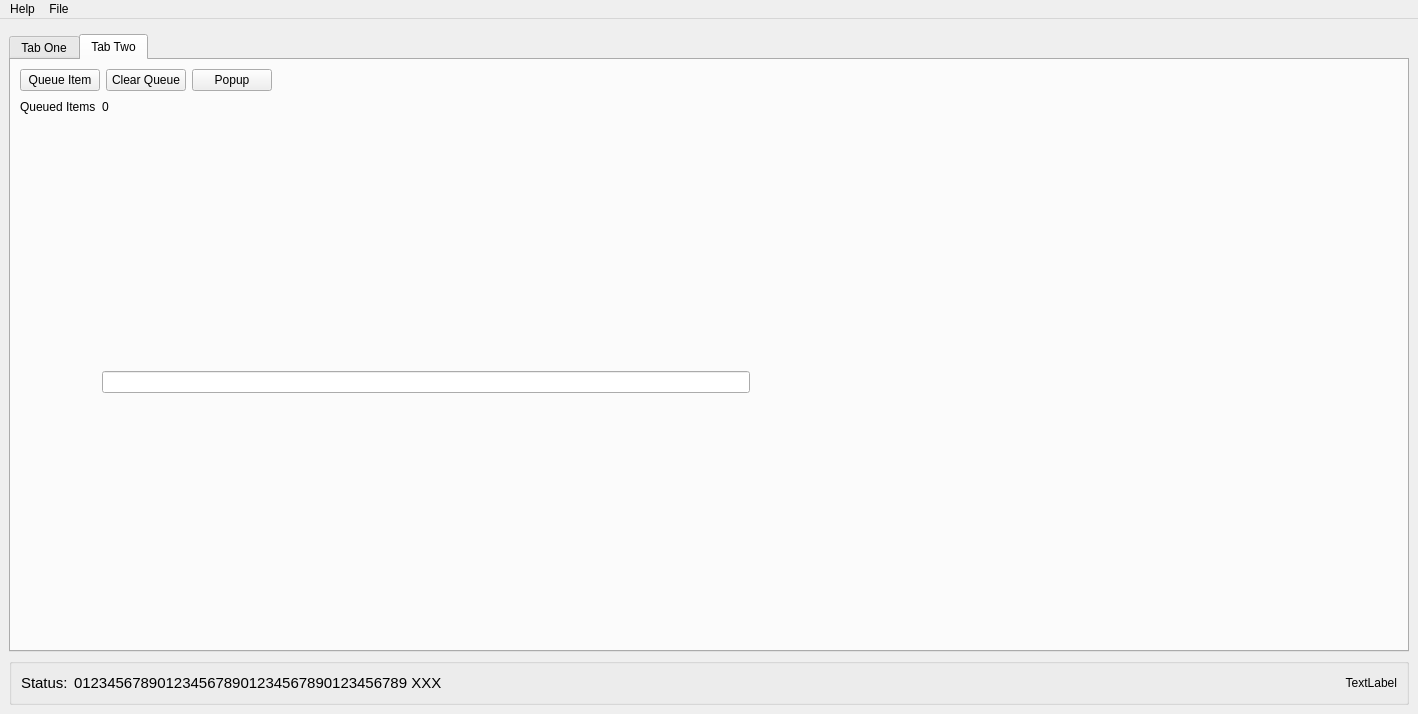
<?xml version="1.0" encoding="UTF-8"?>
<ui version="4.0">
 <class>MainWindow</class>
 <widget class="QMainWindow" name="MainWindow">
  <property name="geometry">
   <rect>
    <x>0</x>
    <y>0</y>
    <width>1418</width>
    <height>714</height>
   </rect>
  </property>
  <property name="windowTitle">
   <string>MainWindow</string>
  </property>
  <widget class="QWidget" name="centralwidget">
   <layout class="QVBoxLayout" name="verticalLayout_2">
    <item>
     <layout class="QVBoxLayout" name="verticalLayout_base">
      <property name="spacing">
       <number>0</number>
      </property>
      <property name="sizeConstraint">
       <enum>QLayout::SetDefaultConstraint</enum>
      </property>
      <item>
       <layout class="QHBoxLayout" name="horizontalLayout_bottom">
        <property name="spacing">
         <number>6</number>
        </property>
        <property name="topMargin">
         <number>6</number>
        </property>
        <item>
         <widget class="QTabWidget" name="tabWidget">
          <property name="currentIndex">
           <number>1</number>
          </property>
          <widget class="QWidget" name="tab_1">
           <attribute name="title">
            <string>Tab One</string>
           </attribute>
           <layout class="QVBoxLayout" name="verticalLayout_3">
            <item>
             <layout class="QVBoxLayout" name="verticalLayout">
              <item>
               <widget class="QGraphicsView" name="graphicsView"/>
              </item>
              <item>
               <widget class="QGroupBox" name="groupBox_example">
                <property name="title">
                 <string>GroupBox</string>
                </property>
                <layout class="QGridLayout" name="gridLayout_3">
                 <item row="0" column="0">
                  <layout class="QGridLayout" name="gridLayout_2">
                   <item row="0" column="0">
                    <widget class="QLabel" name="label_1">
                     <property name="text">
                      <string>X Pixel:</string>
                     </property>
                    </widget>
                   </item>
                   <item row="0" column="3">
                    <widget class="QLabel" name="label_pixel_y">
                     <property name="minimumSize">
                      <size>
                       <width>100</width>
                       <height>20</height>
                      </size>
                     </property>
                     <property name="text">
                      <string/>
                     </property>
                    </widget>
                   </item>
                   <item row="0" column="2">
                    <widget class="QLabel" name="label_2">
                     <property name="text">
                      <string>Y Pixel:</string>
                     </property>
                    </widget>
                   </item>
                   <item row="0" column="1">
                    <widget class="QLabel" name="label_pixel_x">
                     <property name="minimumSize">
                      <size>
                       <width>100</width>
                       <height>20</height>
                      </size>
                     </property>
                     <property name="text">
                      <string/>
                     </property>
                    </widget>
                   </item>
                   <item row="0" column="4">
                    <spacer name="horizontalSpacer">
                     <property name="orientation">
                      <enum>Qt::Horizontal</enum>
                     </property>
                     <property name="sizeHint" stdset="0">
                      <size>
                       <width>40</width>
                       <height>20</height>
                      </size>
                     </property>
                    </spacer>
                   </item>
                  </layout>
                 </item>
                </layout>
               </widget>
              </item>
             </layout>
            </item>
           </layout>
          </widget>
          <widget class="QWidget" name="tab_2">
           <attribute name="title">
            <string>Tab Two</string>
           </attribute>
           <layout class="QVBoxLayout" name="verticalLayout_5">
            <item>
             <layout class="QVBoxLayout" name="verticalLayout_4">
              <item>
               <layout class="QGridLayout" name="gridLayout">
                <item row="0" column="3">
                 <spacer name="horizontalSpacer_3">
                  <property name="orientation">
                   <enum>Qt::Horizontal</enum>
                  </property>
                  <property name="sizeHint" stdset="0">
                   <size>
                    <width>40</width>
                    <height>20</height>
                   </size>
                  </property>
                 </spacer>
                </item>
                <item row="0" column="1">
                 <widget class="QPushButton" name="pushButton_2">
                  <property name="text">
                   <string>Clear Queue</string>
                  </property>
                 </widget>
                </item>
                <item row="0" column="0">
                 <widget class="QPushButton" name="pushButton_1">
                  <property name="text">
                   <string>Queue Item</string>
                  </property>
                 </widget>
                </item>
                <item row="0" column="2">
                 <widget class="QPushButton" name="pushButton_popup">
                  <property name="text">
                   <string>Popup</string>
                  </property>
                 </widget>
                </item>
               </layout>
              </item>
             </layout>
            </item>
            <item>
             <layout class="QGridLayout" name="gridLayout_4">
              <item row="0" column="0">
               <widget class="QLabel" name="label">
                <property name="text">
                 <string>Queued Items</string>
                </property>
               </widget>
              </item>
              <item row="1" column="0">
               <spacer name="verticalSpacer">
                <property name="orientation">
                 <enum>Qt::Vertical</enum>
                </property>
                <property name="sizeHint" stdset="0">
                 <size>
                  <width>20</width>
                  <height>40</height>
                 </size>
                </property>
               </spacer>
              </item>
              <item row="0" column="1">
               <widget class="QLabel" name="label_queue_size">
                <property name="minimumSize">
                 <size>
                  <width>100</width>
                  <height>20</height>
                 </size>
                </property>
                <property name="text">
                 <string>0</string>
                </property>
               </widget>
              </item>
              <item row="0" column="2">
               <spacer name="horizontalSpacer_2">
                <property name="orientation">
                 <enum>Qt::Horizontal</enum>
                </property>
                <property name="sizeHint" stdset="0">
                 <size>
                  <width>40</width>
                  <height>20</height>
                 </size>
                </property>
               </spacer>
              </item>
              <item row="1" column="1">
               <widget class="QLineEdit" name="lineEdit_example"/>
              </item>
             </layout>
            </item>
           </layout>
          </widget>
         </widget>
        </item>
       </layout>
      </item>
      <item>
       <layout class="QHBoxLayout" name="horizontalLayout">
        <property name="topMargin">
         <number>6</number>
        </property>
        <item>
         <widget class="QGroupBox" name="groupBox_statusBar">
          <property name="title">
           <string/>
          </property>
          <layout class="QGridLayout" name="gridLayout_15">
           <item row="0" column="0">
            <layout class="QGridLayout" name="gridLayout_14">
             <item row="0" column="9">
              <widget class="QLabel" name="label_system_time">
               <property name="minimumSize">
                <size>
                 <width>250</width>
                 <height>0</height>
                </size>
               </property>
               <property name="maximumSize">
                <size>
                 <width>250</width>
                 <height>16777215</height>
                </size>
               </property>
               <property name="text">
                <string>TextLabel</string>
               </property>
               <property name="alignment">
                <set>Qt::AlignRight|Qt::AlignTrailing|Qt::AlignVCenter</set>
               </property>
              </widget>
             </item>
             <item row="0" column="8">
              <spacer name="horizontalSpacer_5">
               <property name="orientation">
                <enum>Qt::Horizontal</enum>
               </property>
               <property name="sizeHint" stdset="0">
                <size>
                 <width>40</width>
                 <height>20</height>
                </size>
               </property>
              </spacer>
             </item>
             <item row="0" column="0">
              <widget class="QLabel" name="label_4">
               <property name="font">
                <font>
                 <pointsize>11</pointsize>
                </font>
               </property>
               <property name="text">
                <string>Status:</string>
               </property>
              </widget>
             </item>
             <item row="0" column="1">
              <widget class="QLabel" name="label_status_msg">
               <property name="minimumSize">
                <size>
                 <width>420</width>
                 <height>0</height>
                </size>
               </property>
               <property name="maximumSize">
                <size>
                 <width>420</width>
                 <height>16777215</height>
                </size>
               </property>
               <property name="font">
                <font>
                 <pointsize>11</pointsize>
                </font>
               </property>
               <property name="text">
                <string>0123456789012345678901234567890123456789 XXX </string>
               </property>
              </widget>
             </item>
            </layout>
           </item>
          </layout>
         </widget>
        </item>
       </layout>
      </item>
     </layout>
    </item>
   </layout>
  </widget>
  <widget class="QMenuBar" name="menubar">
   <property name="geometry">
    <rect>
     <x>0</x>
     <y>0</y>
     <width>1418</width>
     <height>20</height>
    </rect>
   </property>
   <widget class="QMenu" name="menuHelp">
    <property name="title">
     <string>Help</string>
    </property>
    <widget class="QMenu" name="menuDebugging">
     <property name="title">
      <string>Debugging</string>
     </property>
     <addaction name="action_pv_list"/>
     <addaction name="action_var_list"/>
    </widget>
    <addaction name="action_about"/>
    <addaction name="menuDebugging"/>
   </widget>
   <widget class="QMenu" name="menuSetup">
    <property name="title">
     <string>File</string>
    </property>
   </widget>
   <addaction name="menuHelp"/>
   <addaction name="menuSetup"/>
  </widget>
  <action name="action_about">
   <property name="text">
    <string>About</string>
   </property>
  </action>
  <action name="action_pv_list">
   <property name="text">
    <string>PV List</string>
   </property>
  </action>
  <action name="action_var_list">
   <property name="text">
    <string>VAR List</string>
   </property>
  </action>
  <action name="action_toggle_viewport">
   <property name="text">
    <string>Toggle View Port Frame</string>
   </property>
  </action>
  <action name="action_toggle_label_frames">
   <property name="text">
    <string>Toggle Label Frames</string>
   </property>
  </action>
  <action name="action_toggle_click_regions">
   <property name="text">
    <string>Toggle Click Regions</string>
   </property>
  </action>
  <action name="action_random_lines_draw">
   <property name="text">
    <string>Random Lines Draw</string>
   </property>
  </action>
  <action name="action_random_lines_erase">
   <property name="text">
    <string>Random Lines Erase</string>
   </property>
  </action>
  <action name="action_beam_render_test">
   <property name="text">
    <string>Beam Render Test</string>
   </property>
  </action>
  <action name="action_beam_erase">
   <property name="text">
    <string>Beam Erase</string>
   </property>
  </action>
  <action name="action_monitor_callbacks">
   <property name="text">
    <string>Monitor Callbacks</string>
   </property>
  </action>
  <action name="action_config">
   <property name="text">
    <string>Configuration</string>
   </property>
  </action>
  <action name="action_camera_positioner_test">
   <property name="text">
    <string>Camera Positioner Test</string>
   </property>
  </action>
  <action name="action_camera_positioner_erase">
   <property name="text">
    <string>Camera Positioner Erase</string>
   </property>
  </action>
  <action name="action_camera_positioner_ping">
   <property name="text">
    <string>Camera Positioner Ping</string>
   </property>
  </action>
  <action name="action_beam_ping">
   <property name="text">
    <string>Beam Ping</string>
   </property>
  </action>
  <action name="action_optics_table_ping">
   <property name="text">
    <string>Optics Table Ping</string>
   </property>
  </action>
 </widget>
 <resources/>
 <connections/>
</ui>
